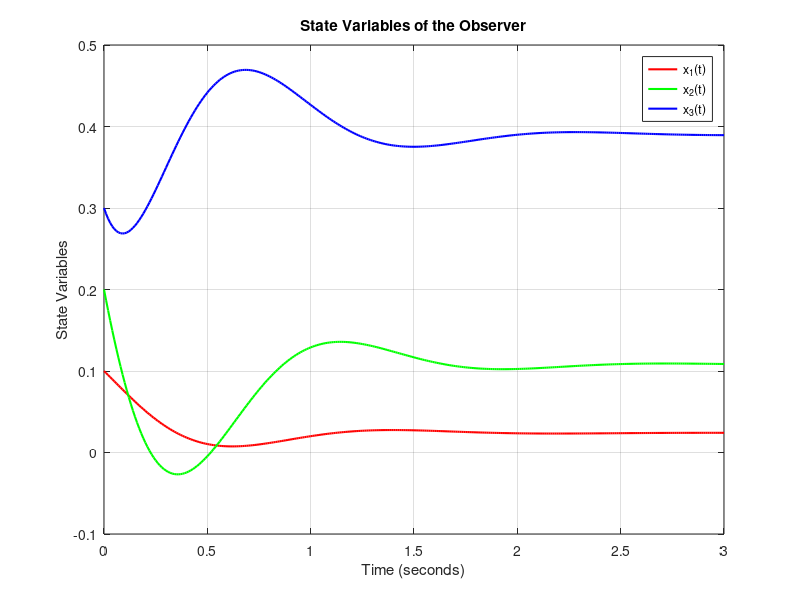
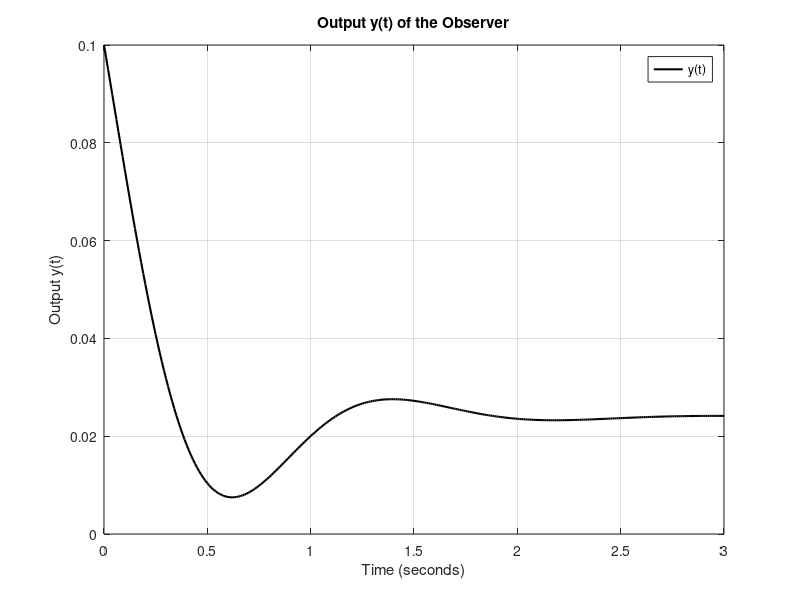

The MATLAB source for these figures, in order:
clc;
clear;
close all;

%% Define the System Matrices
A = [0 1 0; 
     0 0 1; 
     -6 -3.5 -4.5];
B = [0; 0; 2.4];
C = [1 0 0];
D = 0;

disp('System Matrices:');
disp('A = '), disp(A);
disp('B = '), disp(B);
disp('C = '), disp(C);

%% Desired Observer Poles
desired_observer_poles = [-5, -2 + 4j, -2 - 4j];

%% Compute Observer Gain Matrix (L)
L = place(A', C', desired_observer_poles)'; % Transpose for observer
disp('Observer Gain Matrix (L):');
disp(L);

%% Augmented System Matrices for Observer
% Define the error dynamics matrix
A_obs = A - L * C;
B_obs = [B, L];
C_obs = eye(3); % Outputs are the states
D_obs = [zeros(3, 1), zeros(3, 1)];

% Observer system for simulation
sys_obs = ss(A_obs, B_obs, C_obs, D_obs);

%% Simulate the Observer
% Time vector
t = 0:0.01:3;  % Simulate for 3 seconds

% Input: Step response
u = ones(size(t)); % Unit step input
x0 = [0.1; 0.2; 0.3]; % Initial condition for observer states

% Simulate the response
[y, t, x] = lsim(sys_obs, [u', zeros(size(u'))], t, x0);

%% Plot Results
% State Variables (x1, x2, x3)
figure;
plot(t, x(:, 1), 'r', 'LineWidth', 1.5); hold on;
plot(t, x(:, 2), 'g', 'LineWidth', 1.5);
plot(t, x(:, 3), 'b', 'LineWidth', 1.5);
grid on;
title('State Variables of the Observer');
xlabel('Time (seconds)');
ylabel('State Variables');
legend('x_1(t)', 'x_2(t)', 'x_3(t)');

% Output y(t)
y_obs = C * x';
figure;
plot(t, y_obs, 'k', 'LineWidth', 1.5);
grid on;
title('Output y(t) of the Observer');
xlabel('Time (seconds)');
ylabel('Output y(t)');
legend('y(t)');
